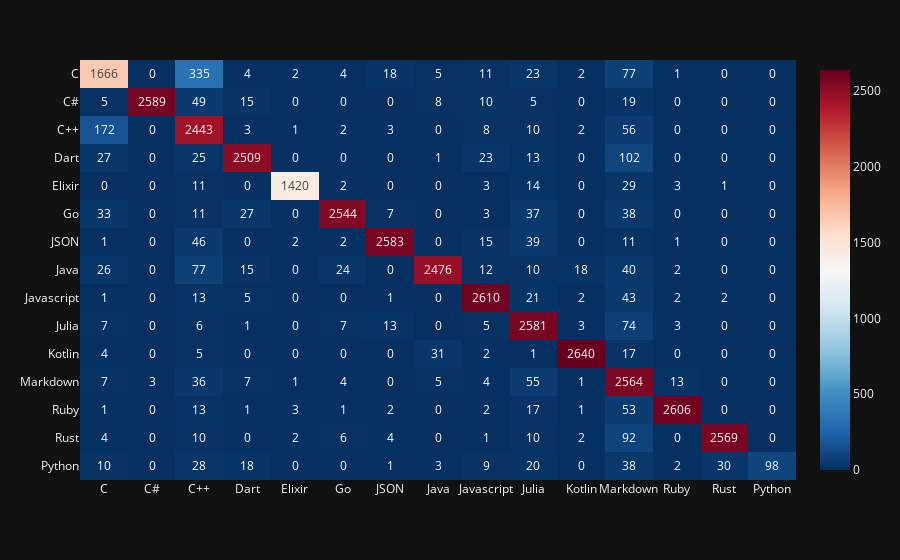

Write notebook code for a chart like this one.
### Code cell
import plotly.express as px

fig = px.imshow(confusion_matrix(y_test, y_pred), text_auto=True, template="plotly_dark", aspect="auto", x=TARGET, y=TARGET, color_continuous_scale='RdBu_r',)

with open("../resources/svm_matrix_tfidf_dirty.json", "w") as spcy:
    spcy.write(fig.to_json())

fig.show()

### Figure 1 — Plotly figure (JSON) as saved in the notebook; plotly's stock layout.template omitted (floating-point values rounded to 4 significant figures; data arrays with more than 128 entries replaced by an {"elided": "..."} marker saying what was removed)
{"data": [{"coloraxis": "coloraxis", "hovertemplate": "x: %{x}<br>y: %{y}<br>color: %{z}<extra></extra>", "name": "0", "texttemplate": "%{z}", "type": "heatmap", "x": ["C", "C#", "C++", "Dart", "Elixir", "Go", "JSON", "Java", "Javascript", "Julia", "Kotlin", "Markdown", "Ruby", "Rust", "Python"], "xaxis": "x", "y": ["C", "C#", "C++", "Dart", "Elixir", "Go", "JSON", "Java", "Javascript", "Julia", "Kotlin", "Markdown", "Ruby", "Rust", "Python"], "yaxis": "y", "z": {"elided": "15x15 int values"}}], "layout": {"autosize": true, "coloraxis": {"colorscale": [[0, "rgb(5,48,97)"], [0.1, "rgb(33,102,172)"], [0.2, "rgb(67,147,195)"], [0.3, "rgb(146,197,222)"], [0.4, "rgb(209,229,240)"], [0.5, "rgb(247,247,247)"], [0.6, "rgb(253,219,199)"], [0.7, "rgb(244,165,130)"], [0.8, "rgb(214,96,77)"], [0.9, "rgb(178,24,43)"], [1, "rgb(103,0,31)"]]}, "margin": {"t": 60}, "xaxis": {"anchor": "y", "autorange": true, "domain": [0, 1], "range": [-0.5, 14.5], "type": "category"}, "yaxis": {"anchor": "x", "autorange": true, "domain": [0, 1], "range": [14.5, -0.5], "type": "category"}}}
